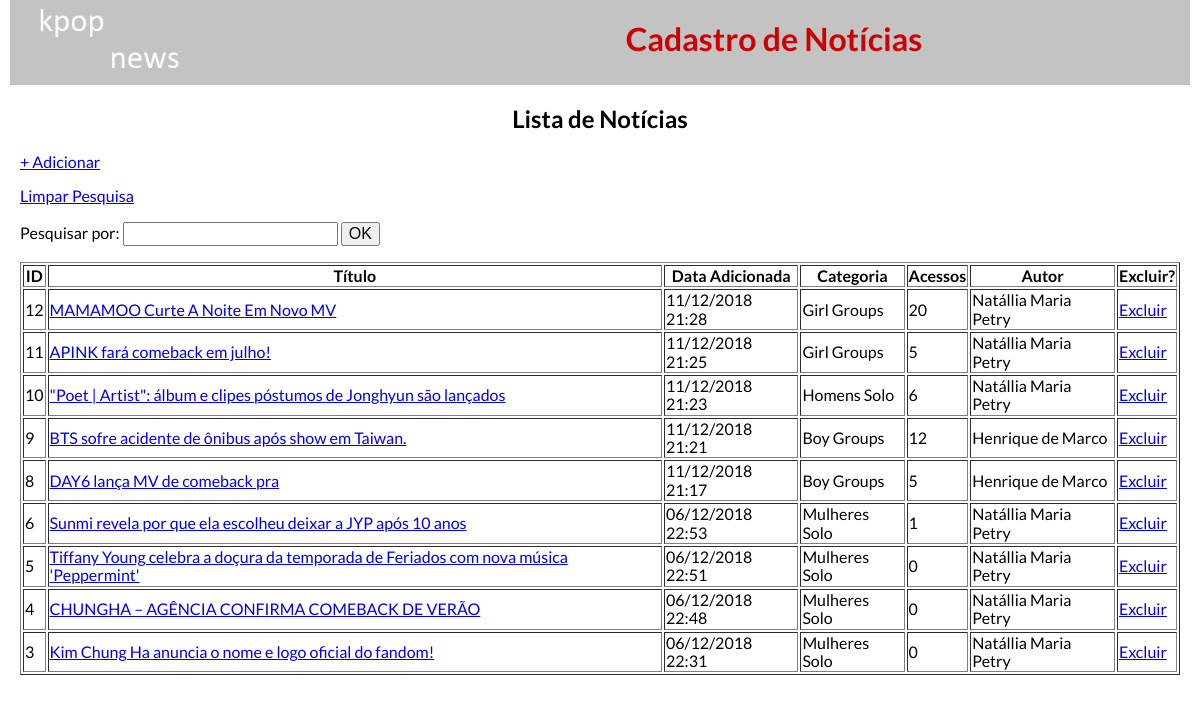
The app's page /admin/index.php with its own data.
### tables this page shows
CREATE TABLE noticias (id INTEGER PRIMARY KEY AUTOINCREMENT NOT NULL, titulo VARCHAR (300) NOT NULL, descricao TEXT NOT NULL, data_add INTEGER NOT NULL, categoria VARCHAR (100) NOT NULL, acessos INTEGER NOT NULL, autor VARCHAR (150) NOT NULL DEFAULT (0));

### admin/index.php (the view, shortened to what this page needs)
<?php
$PDO = new PDO("sqlite:../dados/banco.db");
if ($_POST["titulo"])
{
$sql = $PDO->prepare("SELECT * FROM noticias where titulo LIKE ? ORDER BY id DESC");
$sql->execute(array('%'.$_POST["titulo"].'%'));
$noticias = $sql->fetchAll();
}
else
{
$sql = $PDO->prepare("SELECT * FROM noticias order by id DESC");
$sql->execute();
$noticias = $sql->fetchAll();
}
?>
<!DOCTYPE html>
<html lang="pt-br">
	<head>
		<link rel="stylesheet" href="css/normalize.css">
		<link rel="stylesheet" href="css/unsemantic-grid-responsive-no-ie7.css">
        <link rel="stylesheet" href="css/estilo.css">
	</head>
	<body>
		<div class="grid-container">
			<div class="grid-100 mobile-grid-100" style="background-color:#c3c3c3">
			<div class="grid-30 mobile-grid-50">
				<a href="index.php"><img src="../img/logo-horizontal.jpg" width="50%" alt="logotipo kpop news"></a>
			</div>
			<div class="grid-70 mobile-grid-50">
				<h1>Cadastro de Notícias</h1>
			</div>
			</div>
			<div class="grid-100">
				<h2>Lista de Notícias</h2>
				<p><a href="frmAdicionar.php">+ Adicionar</a></p>
				<p><a href="index.php">Limpar Pesquisa</a></p>
				<form action="index.php" method="post">
				<p>Pesquisar por: <input type="search" name="titulo" value="<?=$_POST["titulo"]?>"> <input type="submit" value="OK"></p>
				</form>
			</div>
			<div class="grid-100">
				<table width="100%" border="1">
				<tr>
					<th class="black">ID</th>
					<th class="black">Título</th>
					<th class="black">Data Adicionada</th>
					<th class="black">Categoria</th>
					<th class="black">Acessos</th>
					<th class="black">Autor</th>
					<th class="black">Excluir?</th>
				</tr>
				<?php
					foreach($noticias as $noti)
					{
						?>
						<tr>
							<td class="black"><?=$noti["id"]?></td>
							<td><a href="frmEditar.php?id=<?=$noti["id"]?>"><?=$noti["titulo"]?></td>
							<td class="black"><?=date("d/m/Y H:i",$noti["data_add"])?></td>
							<td class="black"><?=$noti["categoria"]?></td>
							<td class="black"><?=$noti["acessos"]?></td>
							<td class="black"><?=$noti["autor"]?></td>
							<td><a href="excluir.php?id=<?=$noti["id"]?>">Excluir</a></td>
						</tr>
						<?php
					}
				?>
				</table>
			</div>
		</div>
	</body>
</html>

### admin/css/unsemantic-grid-responsive-no-ie7.css (style rules this page uses)
.grid-container:before, .mobile-grid-5:before, .mobile-grid-10:before, .mobile-grid-15:before, .mobile-grid-20:before, .mobile-grid-25:before, .mobile-grid-30:before, .mobile-grid-35:before, .mobile-grid-40:before, .mobile-grid-45:before, .mobile-grid-50:before, .mobile-grid-55:before, .mobile-grid-60:before, .mobile-grid-65:before, .mobile-grid-70:before, .mobile-grid-75:before, .mobile-grid-80:before, .mobile-grid-85:before, .mobile-grid-90:before, .mobile-grid-95:before, .mobile-grid-100:before, .mobile-grid-33:before, .mobile-grid-66:before, .grid-5:before, .grid-10:before, .grid-15:before, .grid-20:before, .grid-25:before, .grid-30:before, .grid-35:before, .grid-40:before, .grid-45:before, .grid-50:before, .grid-55:before, .grid-60:before, .grid-65:before, .grid-70:before, .grid-75:before, .grid-80:before, .grid-85:before, .grid-90:before, .grid-95:before, .grid-100:before, .grid-33:before, .grid-66:before, .grid-offset:before, .clearfix:before, .grid-container:after, .mobile-grid-5:after, .mobile-grid-10:after, .mobile-grid-15:after, .mobile-grid-20:after, .mobile-grid-25:after, .mobile-grid-30:after, .mobile-grid-35:after, .mobile-grid-40:after, .mobile-grid-45:after, .mobile-grid-50:after, .mobile-grid-55:after, .mobile-grid-60:after, .mobile-grid-65:after, .mobile-grid-70:after, .mobile-grid-75:after, .mobile-grid-80:after, .mobile-grid-85:after, .mobile-grid-90:after, .mobile-grid-95:after, .mobile-grid-100:after, .mobile-grid-33:after, .mobile-grid-66:after, .grid-5:after, .grid-10:after, .grid-15:after, .grid-20:after, .grid-25:after, .grid-30:after, .grid-35:after, .grid-40:after, .grid-45:after, .grid-50:after, .grid-55:after, .grid-60:after, .grid-65:after, .grid-70:after, .grid-75:after, .grid-80:after, .grid-85:after, .grid-90:after, .grid-95:after, .grid-100:after, .grid-33:after, .grid-66:after, .grid-offset:after, .clearfix:after { content: "."; display: block; overflow: hidden; visibility: hidden; font-size: 0; line-height: 0; width: 0; height: 0; }
.grid-container:after, .mobile-grid-5:after, .mobile-grid-10:after, .mobile-grid-15:after, .mobile-grid-20:after, .mobile-grid-25:after, .mobile-grid-30:after, .mobile-grid-35:after, .mobile-grid-40:after, .mobile-grid-45:after, .mobile-grid-50:after, .mobile-grid-55:after, .mobile-grid-60:after, .mobile-grid-65:after, .mobile-grid-70:after, .mobile-grid-75:after, .mobile-grid-80:after, .mobile-grid-85:after, .mobile-grid-90:after, .mobile-grid-95:after, .mobile-grid-100:after, .mobile-grid-33:after, .mobile-grid-66:after, .grid-5:after, .grid-10:after, .grid-15:after, .grid-20:after, .grid-25:after, .grid-30:after, .grid-35:after, .grid-40:after, .grid-45:after, .grid-50:after, .grid-55:after, .grid-60:after, .grid-65:after, .grid-70:after, .grid-75:after, .grid-80:after, .grid-85:after, .grid-90:after, .grid-95:after, .grid-100:after, .grid-33:after, .grid-66:after, .grid-offset:after, .clearfix:after { clear: both; }
.grid-container { margin-left: auto; margin-right: auto; max-width: 1200px; padding-left: 10px; padding-right: 10px; }
.mobile-grid-5, .mobile-grid-10, .mobile-grid-15, .mobile-grid-20, .mobile-grid-25, .mobile-grid-30, .mobile-grid-35, .mobile-grid-40, .mobile-grid-45, .mobile-grid-50, .mobile-grid-55, .mobile-grid-60, .mobile-grid-65, .mobile-grid-70, .mobile-grid-75, .mobile-grid-80, .mobile-grid-85, .mobile-grid-90, .mobile-grid-95, .mobile-grid-100, .mobile-grid-33, .mobile-grid-66, .grid-5, .grid-10, .grid-15, .grid-20, .grid-25, .grid-30, .grid-35, .grid-40, .grid-45, .grid-50, .grid-55, .grid-60, .grid-65, .grid-70, .grid-75, .grid-80, .grid-85, .grid-90, .grid-95, .grid-100, .grid-33, .grid-66 { -moz-box-sizing: border-box; -webkit-box-sizing: border-box; box-sizing: border-box; padding-left: 10px; padding-right: 10px; }
@media (min-width: 768px) { .grid-30 { float: left; width: 30%; } }
@media (min-width: 768px) { .grid-70 { float: left; width: 70%; } }
@media (min-width: 768px) { .grid-100 { clear: both; width: 100%; } }

### admin/css/estilo.css (style rules this page uses)
body { font-family: 'Lato', sans-serif; }
h1 { text-align:center; color:#cc0000; }
h2 { text-align:center }

### records on screen
noticias: id "12", titulo "MAMAMOO Curte A Noite Em Novo MV", data_add "11/12/2018 21:28", categoria "Girl Groups", acessos "20", autor "Natállia Maria Petry"
noticias: id "11", titulo "APINK fará comeback em julho!", data_add "11/12/2018 21:25", categoria "Girl Groups", acessos "5", autor "Natállia Maria Petry"
noticias: id "10", titulo "\"Poet | Artist\": álbum e clipes póstumos de Jonghyun são lançados", data_add "11/12/2018 21:23", categoria "Homens Solo", acessos "6", autor "Natállia Maria Petry"
noticias: id "9", titulo "BTS sofre acidente de ônibus após show em Taiwan.", data_add "11/12/2018 21:21", categoria "Boy Groups", acessos "12", autor "Henrique de Marco"
noticias: id "8", titulo "DAY6 lança MV de comeback pra", data_add "11/12/2018 21:17", categoria "Boy Groups", acessos "5", autor "Henrique de Marco"
noticias: id "6", titulo "Sunmi revela por que ela escolheu deixar a JYP após 10 anos", data_add "06/12/2018 22:53", categoria "Mulheres Solo", acessos "1", autor "Natállia Maria Petry"
noticias: id "5", titulo "Tiffany Young celebra a doçura da temporada de Feriados com nova música 'Peppermint'", data_add "06/12/2018 22:51", categoria "Mulheres Solo", acessos "0", autor "Natállia Maria Petry"
noticias: id "4", titulo "CHUNGHA – AGÊNCIA CONFIRMA COMEBACK DE VERÃO", data_add "06/12/2018 22:48", categoria "Mulheres Solo", acessos "0", autor "Natállia Maria Petry"
noticias: id "3", titulo "Kim Chung Ha anuncia o nome e logo oficial do fandom!", data_add "06/12/2018 22:31", categoria "Mulheres Solo", acessos "0", autor "Natállia Maria Petry"
